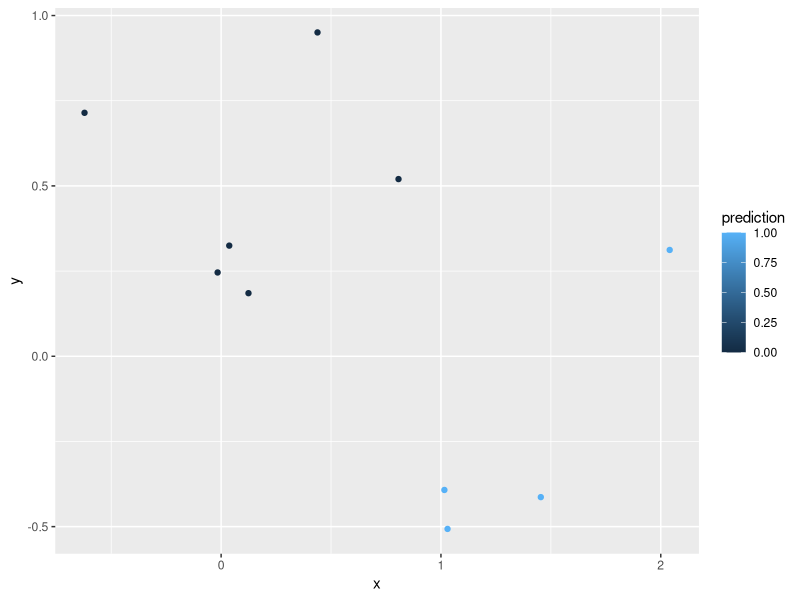

The R source for this figure:
library(ggplot2)

df <- read.csv("data/samples.csv", header=TRUE)

ggplot(df, aes(x=x, y=y, color=prediction)) + geom_point()